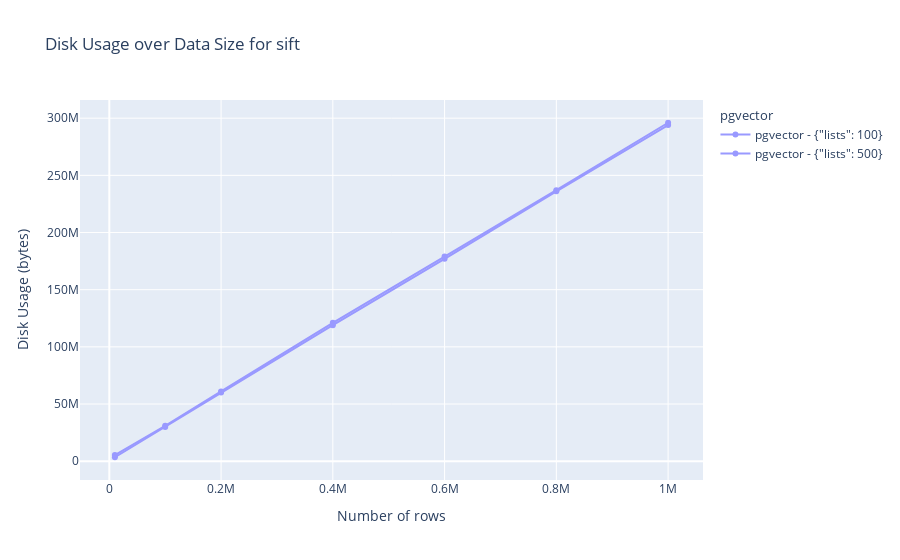
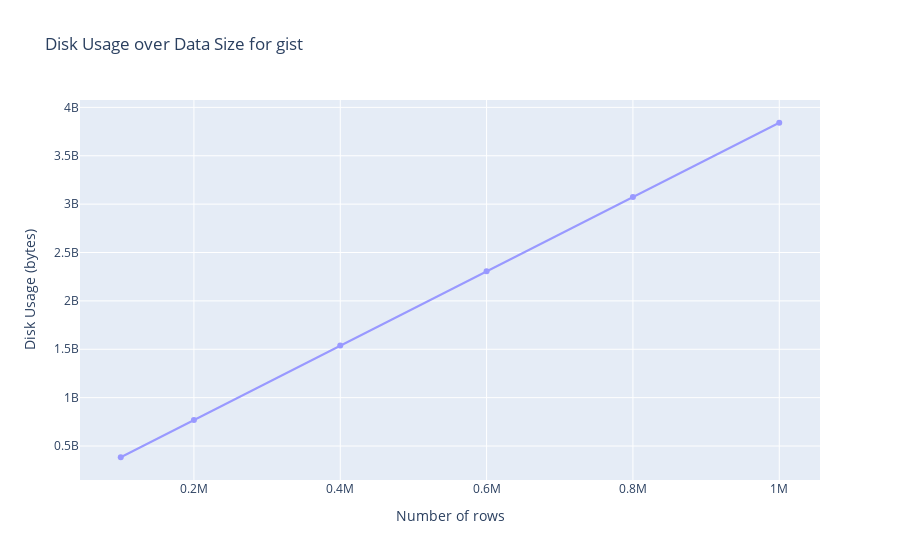

Notebook source saved alongside these figures, in order:
### Markdown cell above
# Plot data

### Code cell
from disk_usage_experiment import plot_results
plot_results('sift')
plot_results('gist')

### Figure 1 — Plotly figure (JSON) as saved in the notebook; plotly's stock layout.template omitted (floating-point values rounded to 4 significant figures)
{"data": [{"legendgroup": "pgvector", "legendgrouptitle": {"text": "pgvector"}, "marker": {"color": "rgb(153,153,255)"}, "mode": "lines+markers", "name": "pgvector - {\"lists\": 100}", "type": "scatter", "x": [10000, 100000, 200000, 400000, 600000, 800000, 1000000], "y": [3448000, 30000000, 60000000, 119000000, 177000000, 236000000, 294000000]}, {"legendgroup": "pgvector", "legendgrouptitle": {"text": "pgvector"}, "marker": {"color": "rgb(153,153,255)"}, "mode": "lines+markers", "name": "pgvector - {\"lists\": 500}", "type": "scatter", "x": [10000, 100000, 200000, 400000, 600000, 800000, 1000000], "y": [5328000, 31000000, 61000000, 121000000, 179000000, 237000000, 296000000]}], "layout": {"autosize": true, "title": {"text": "Disk Usage over Data Size for sift"}, "xaxis": {"autorange": true, "range": [-49670.0, 1060000.0], "title": {"text": "Number of rows"}, "type": "linear"}, "yaxis": {"autorange": true, "range": [-20690000.0, 320100000.0], "title": {"text": "Disk Usage (bytes)"}, "type": "linear"}}}

### Figure 2 — Plotly figure (JSON) as saved in the notebook; plotly's stock layout.template omitted (floating-point values rounded to 4 significant figures)
{"data": [{"legendgroup": "pgvector", "legendgrouptitle": {"text": "pgvector"}, "marker": {"color": "rgb(153,153,255)"}, "mode": "lines+markers", "name": "pgvector - {\"lists\": 100}", "type": "scatter", "x": [100000, 200000, 400000, 600000, 800000, 1000000], "y": [384000000, 769000000, 1539000000, 2306000000, 3073000000, 3841000000]}], "layout": {"autosize": true, "title": {"text": "Disk Usage over Data Size for gist"}, "xaxis": {"autorange": true, "range": [46310.0, 1054000.0], "title": {"text": "Number of rows"}, "type": "linear"}, "yaxis": {"autorange": true, "range": [98710000.0, 4126000000.0], "title": {"text": "Disk Usage (bytes)"}, "type": "linear"}}}
